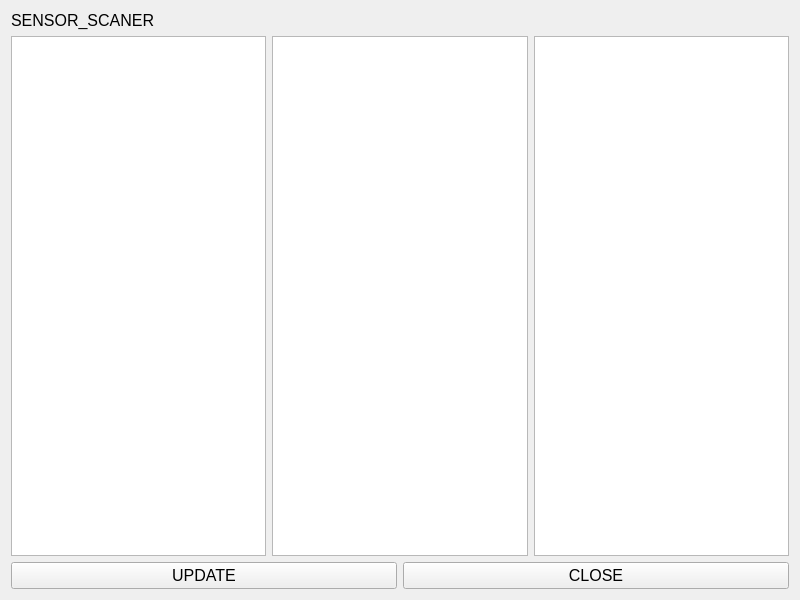
<?xml version="1.0" encoding="UTF-8"?>
<ui version="4.0">
 <class>SensorScanerApplication</class>
 <widget class="QWidget" name="SensorScanerApplication">
  <property name="geometry">
   <rect>
    <x>0</x>
    <y>0</y>
    <width>800</width>
    <height>600</height>
   </rect>
  </property>
  <property name="minimumSize">
   <size>
    <width>800</width>
    <height>600</height>
   </size>
  </property>
  <property name="windowTitle">
   <string>Sensor Scaner Application v.02</string>
  </property>
  <layout class="QGridLayout" name="gridLayout">
   <item row="1" column="0">
    <layout class="QHBoxLayout" name="horizontalLayout">
     <item>
      <widget class="QListWidget" name="listShops">
       <property name="font">
        <font>
         <pointsize>12</pointsize>
        </font>
       </property>
      </widget>
     </item>
     <item>
      <widget class="QListWidget" name="listSubShops">
       <property name="font">
        <font>
         <pointsize>12</pointsize>
        </font>
       </property>
      </widget>
     </item>
     <item>
      <widget class="QListWidget" name="listSensors">
       <property name="font">
        <font>
         <pointsize>12</pointsize>
        </font>
       </property>
      </widget>
     </item>
    </layout>
   </item>
   <item row="2" column="0">
    <layout class="QHBoxLayout" name="horizontalLayout_3">
     <item>
      <widget class="QPushButton" name="pushUpdate">
       <property name="font">
        <font>
         <pointsize>12</pointsize>
        </font>
       </property>
       <property name="text">
        <string>UPDATE</string>
       </property>
      </widget>
     </item>
     <item>
      <widget class="QPushButton" name="pushClose">
       <property name="font">
        <font>
         <pointsize>12</pointsize>
        </font>
       </property>
       <property name="text">
        <string>CLOSE</string>
       </property>
      </widget>
     </item>
    </layout>
   </item>
   <item row="0" column="0">
    <widget class="QLabel" name="title">
     <property name="font">
      <font>
       <pointsize>12</pointsize>
      </font>
     </property>
     <property name="text">
      <string>SENSOR_SCANER</string>
     </property>
    </widget>
   </item>
  </layout>
 </widget>
 <resources/>
 <connections/>
</ui>
